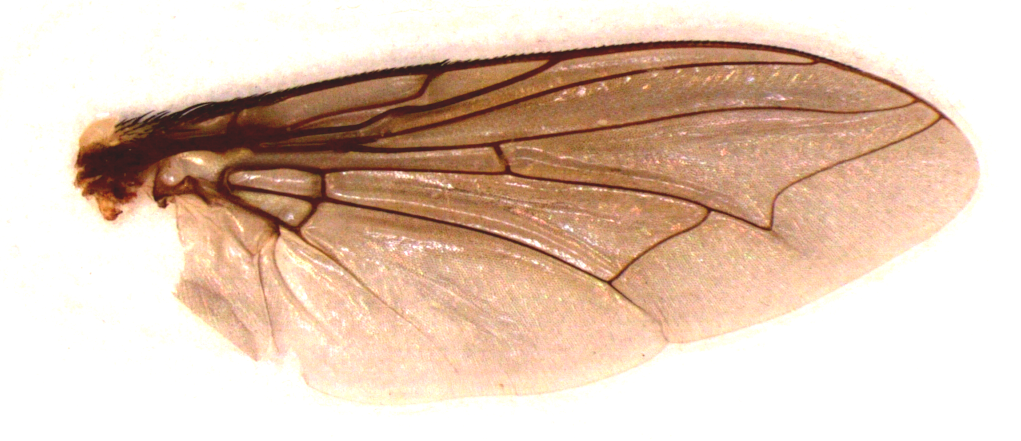
#> input picture B.karnyi.9_cleanup.png, 2042 x 882 px (shown at 1/2 size)
$ python gen_example.py
#> lines starting #> are read from the running program, lines starting #| are printed output that depends on the picture; after the words box and inside, x2 and y2 are one past the last pixel; in counts of white or black regions, pixels touching at a corner belong together
#!/usr/bin/env python3
# --------------------------------------------------------------
# gen_example.py — one-off generator for the click-example image
# shown in the web frontend (example_clicks.png).
#
# Crops the B.karnyi.9 test photo to the two wing cells, draws the
# SAM3 boundaries, the cell names and the prompt-point example
# (green inside + two red outside). Run inside the segmentation
# container:
#   docker run --rm -v "$PWD:/work" -w /work \
#       --entrypoint python3 flywing-segment gen_example.py
# --------------------------------------------------------------
import json

import cv2

PHOTO = "B.karnyi.9_cleanup.png"
MASKS = "masks_bkarnyi9"                  # from the benchmark run
PROMPTS = "prompts_bkarnyi9.json"
OUT = "example_clicks.png"

# crop window (both cells + margin): union of the two bounding boxes
X0, Y0, X1, Y1 = 603, 162, 1920, 604

photo = cv2.imread(PHOTO)
#> photo is the input picture: shape (882, 2042, 3); mean B, G, R 182, 200, 225.3
crop = photo[Y0:Y1, X0:X1].copy()
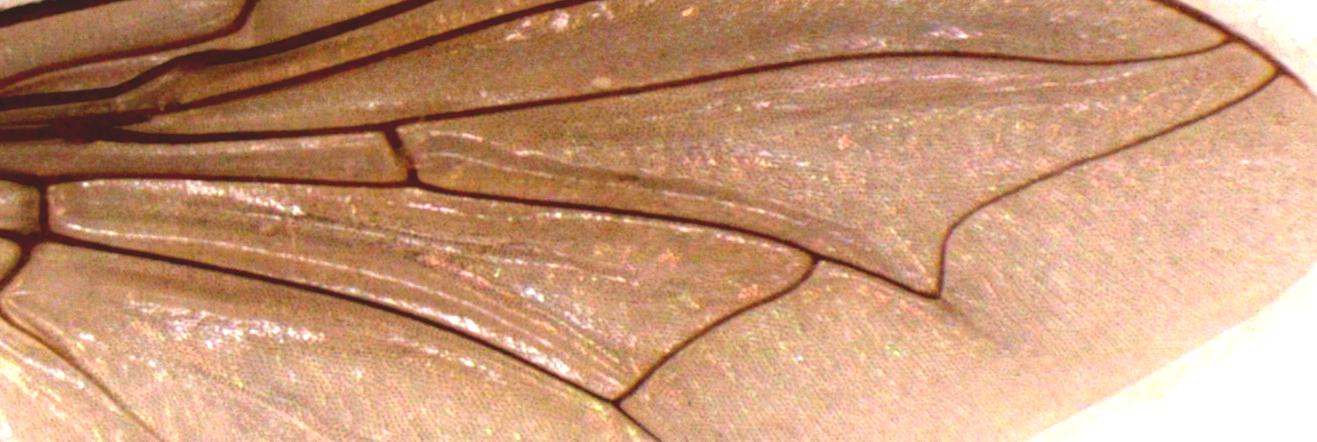
#> crop: shape (442, 1317, 3); mean B, G, R 118, 150.5, 198.4

prompts = json.load(open(PROMPTS))
#> (reads prompts_bkarnyi9.json from the repository)
for cell in ("pa2r", "dm"):
    m = (cv2.imread(f"{MASKS}/mask_{cell}.png",
                    cv2.IMREAD_GRAYSCALE) > 127).astype("uint8")
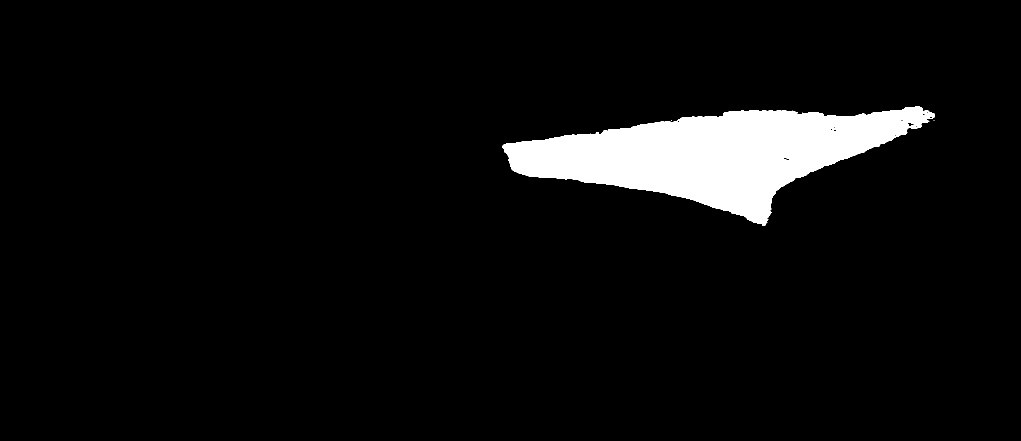
#> input picture masks_bkarnyi9/mask_pa2r.png, 2042 x 882 px (shown at 1/2 size)
#> m: shape (882, 2042); values 0 (black) and 1 (white), 5.5% white; 3 white regions (2 under 20 px)
    cs, _ = cv2.findContours(m, cv2.RETR_EXTERNAL, cv2.CHAIN_APPROX_NONE)
#> cs = 3 contours, 2 with area under 20; largest, box (x1, y1, x2, y2) and area: (1005, 212, 1870, 452) 98180
    c = max(cs, key=cv2.contourArea) - [X0, Y0]      # shift into crop
#> c = 1907 rows, first 8: [1228, 50], [1227, 51], [1226, 52], [1225, 52], [1224, 53], [1223, 53], [1222, 53], [1221, 53]
    cv2.drawContours(crop, [c], -1, (0, 255, 255), 4)          # yellow

    # cell label
    cx = int(c[:, :, 0].mean()) ; cy = int(c[:, :, 1].mean())
#> after `cx = int(c[:, :, 0].mean())`: cx = 841
#> after `cy = int(c[:, :, 1].mean())`: cy = 138
    cv2.putText(crop, cell, (cx - 40, cy), cv2.FONT_HERSHEY_SIMPLEX,
                1.2, (0, 0, 0), 7, cv2.LINE_AA)
    cv2.putText(crop, cell, (cx - 40, cy), cv2.FONT_HERSHEY_SIMPLEX,
                1.2, (255, 255, 255), 2, cv2.LINE_AA)
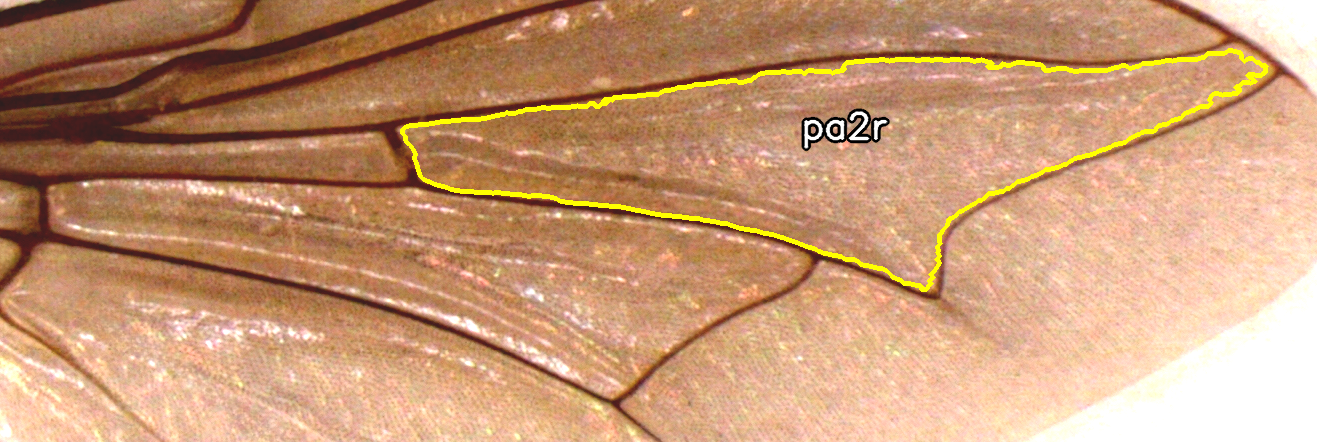
#> crop: shape (442, 1317, 3); mean B, G, R 116.5, 152.4, 199.3

    # prompt points: inclusive green, exclusive red
    for (px, py), lab in zip(prompts[cell]["points"], prompts[cell]["labels"]):
        px, py = px - X0, py - Y0
        color = (0, 200, 0) if lab == 1 else (0, 0, 255)
        cv2.circle(crop, (px, py), 11, color, -1)
        cv2.circle(crop, (px, py), 11, (255, 255, 255), 2)
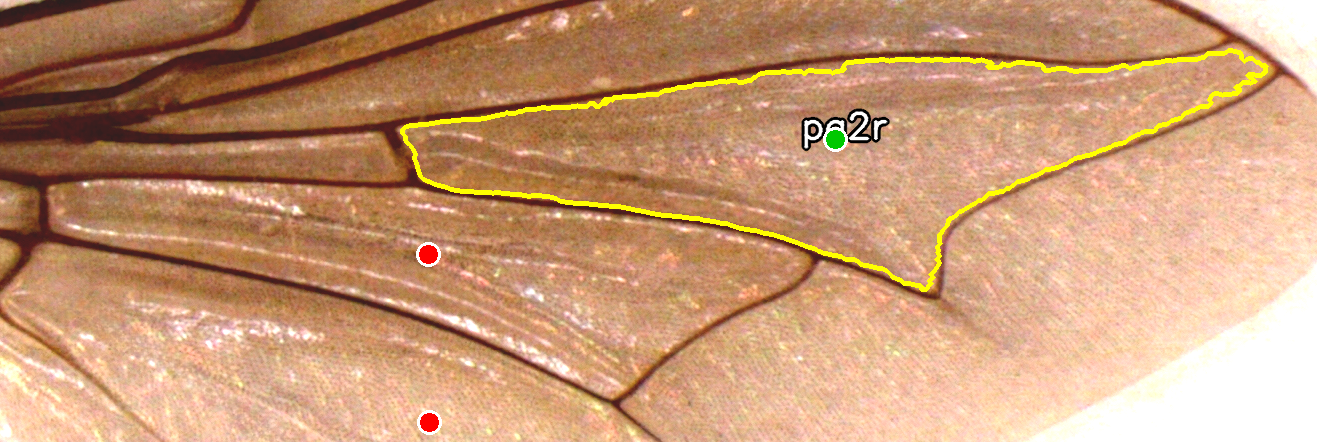
#> crop: shape (442, 1317, 3); 0.25% of pixels changed, all inside (x1, y1, x2, y2) = (416, 127, 848, 435)
#> pass 2 of the loop `for cell in ("pa2r", "dm"):`:
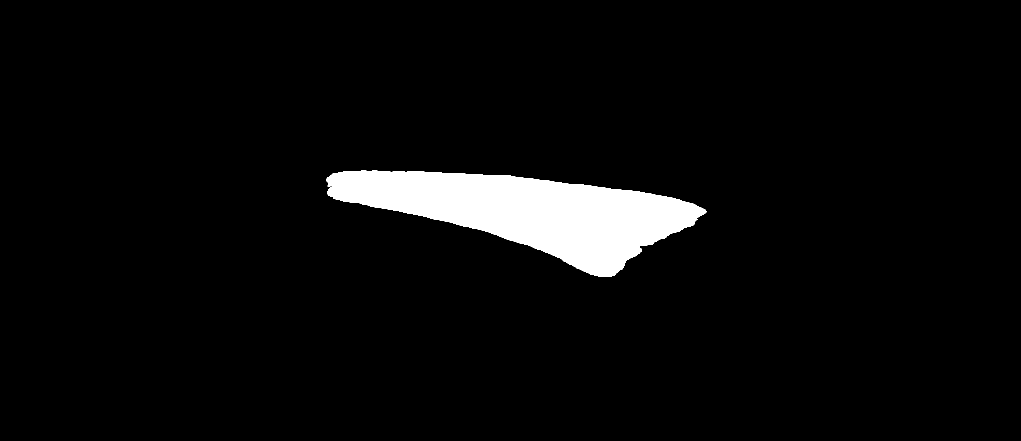
#> input picture masks_bkarnyi9/mask_dm.png, 2042 x 882 px (shown at 1/2 size)
#> m: shape (882, 2042); values 0 (black) and 1 (white), 4.5% white; 1 white region
#> cs = 1 contour; box (x1, y1, x2, y2) and area: (653, 341, 1413, 554) 80154
#> c = 1603 rows, first 8: [119, 179], [118, 180], [117, 180], [116, 180], [115, 180], [114, 180], [113, 180], [112, 180]
#> cx = 428
#> cy = 254
#> `cv2.putText(crop, cell, (cx - 40, cy), cv2.FONT_HERSHEY_SIMPLEX, 1.2, ..`:
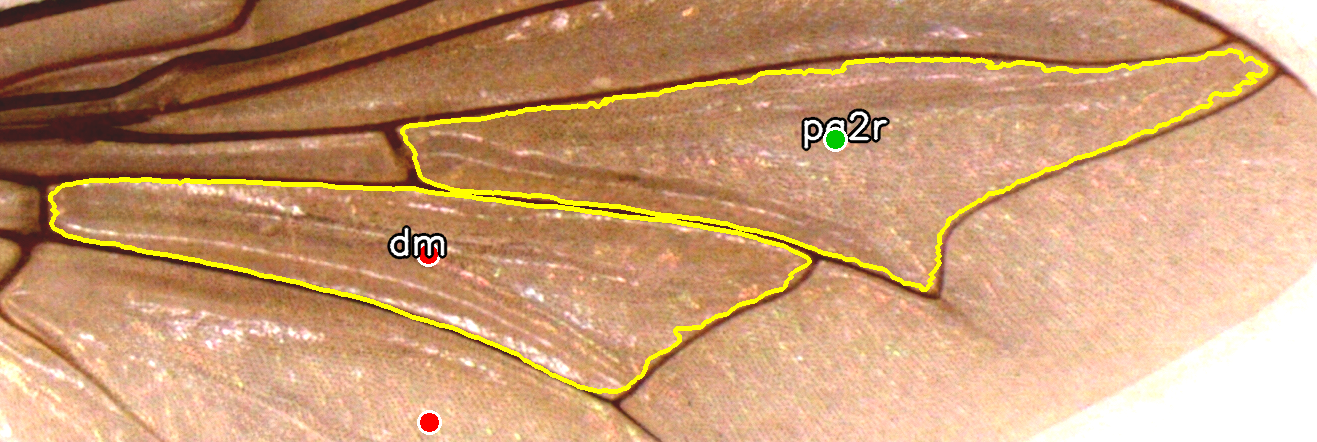
#> crop: shape (442, 1317, 3); mean B, G, R 115.5, 154.5, 200.6
#> after the loop `for (px, py), lab in zip(prompts[cell]["points"], prompts[cell]["label..`:
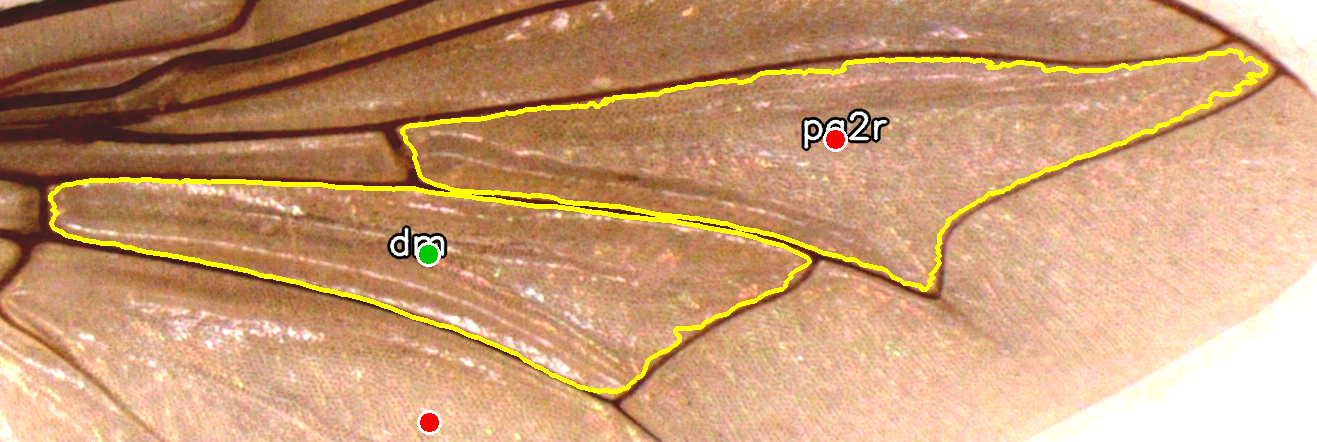
#> crop: shape (442, 1317, 3); 0.11% of pixels changed, all inside (x1, y1, x2, y2) = (416, 130, 845, 264)

cv2.imwrite(OUT, crop)
print(f"wrote {OUT}: {crop.shape[1]}x{crop.shape[0]}")
#| wrote example_clicks.png: 1317x442
